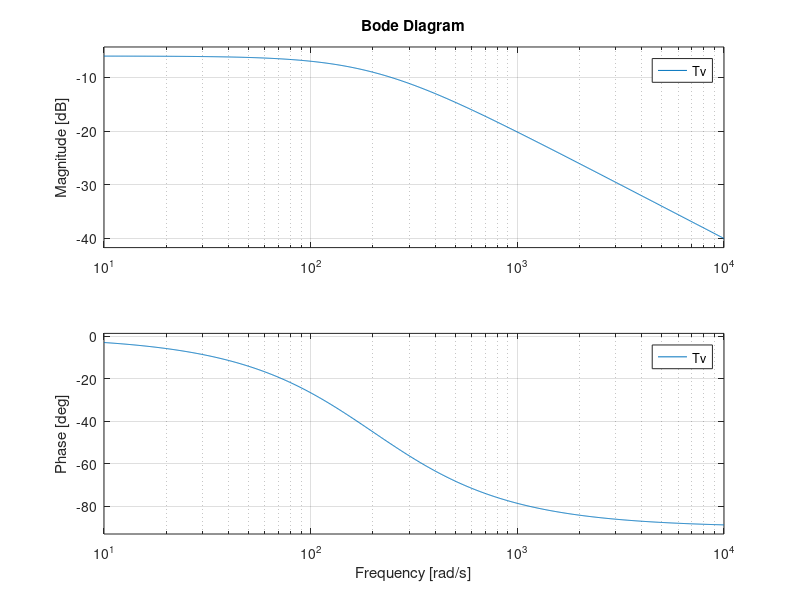

This figure's MATLAB source: (Note: this script raises an error after producing the figure.)
clc;
clear;
close all;

%% Question 5
figure(1)
Tv = tf(10,[0.1 20]);
bode(Tv)

%% Question 6
syms r1 r2 r c w v1 v2 vA s

% r = 1000;
% r1 = 6071;
% r2 = 1000;
% c = 10^-6;

eqn1 = vA/r1 + (vA-v2)/r2 == 0;
eqn2 = s*c*(vA-v1) + vA/r == 0;

sol = solve(eqn1,eqn2);

T = sol.v2/sol.v1;
T = subs(T,{r,r1,r2,c},{1000,6071,1000,10^-6});

[num,den] = numden(T);

num_tf = coeffs(num,s);
den_tf = coeffs(den,s);

num_tf=num_tf(end:-1:1);   % this reverses the order of the vector of coefficients.
den_tf=den_tf(end:-1:1);

figure(2)
T6 = tf([7071 0],[6071, 6071000]);
bode(T6)


% expr1 = (r1^2*r^2*c^2*w^2 + r1^2)*((r1 + r2)^2)*r^2*c^2*w - 2*((r1 + r2)^2)*r^2*c^2*w^2*r1^2*r^2*c^2*w;
% expr1 = simplify(expr1);

%% Question 8
syms R1 R2 C1 C2 R3 R4

R1 = 25000;
C1 = 10^-9;
R2 = 10^6;
C2 = 10^-9;
R3 = 1980000;
R4 = 20000;

T1 = 1/(R1*C1*s+1);
T2 = (R3+R4)/R4;
T3 = (R2*C2*s)/(R2*C2*s+1);

T_8 = T1*T2*T3;

%T_8 = subs(T,{R1,C1,R2,C2,R3,R4},{25000,10^-9,10^6,10^-9,180000,20000});
[num,den] = numden(T_8);

num_tf = coeffs(num,s);
den_tf = coeffs(den,s);

num_tf=num_tf(end:-1:1);   % this reverses the order of the vector of coefficients.
den_tf=den_tf(end:-1:1);

figure(3)
T8 = tf([4000000 0],[1, 41000, 40000000]);
bode(T8)




